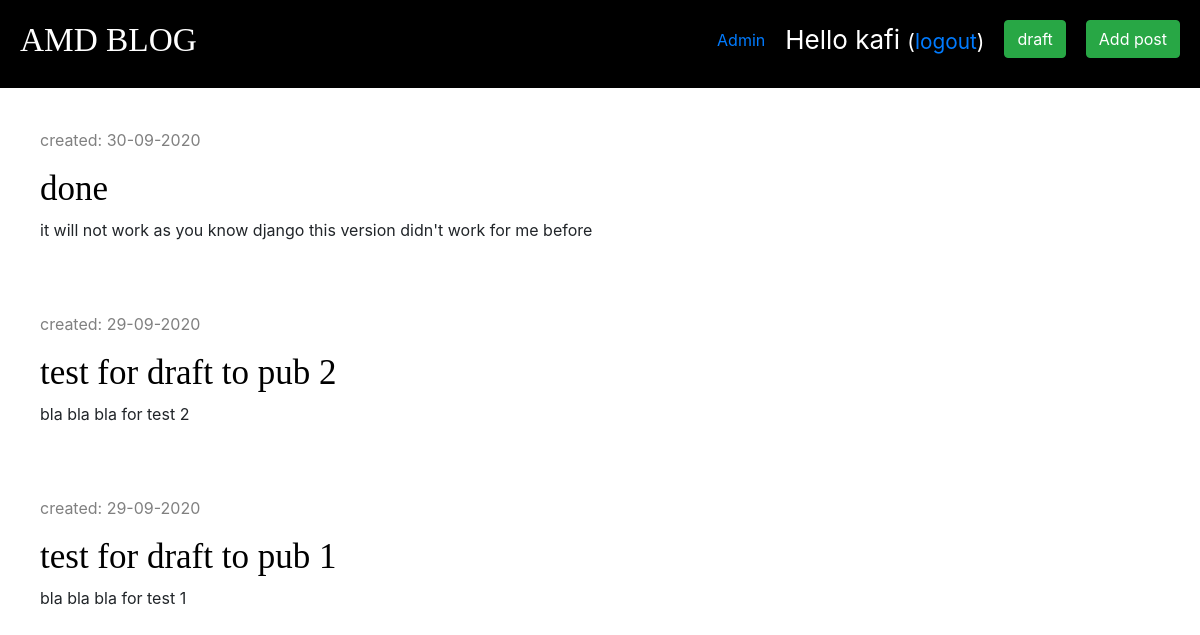
The page /drafts/ (signed in) on the database its author committed.
### blog/models.py (models this page shows, shortened)
class Post(models.Model):
    author = models.ForeignKey('auth.User', on_delete=models.CASCADE)
    title = models.CharField(max_length=200)
    text = models.TextField()
    created_date = models.DateTimeField(default=timezone.now)
    published_date = models.DateTimeField(blank=True, null=True)

### blog/views.py (the view)
# urls.py: path('drafts/', views.post_draft_list, name='post_draft_list'),
@login_required
def post_draft_list(request):
    posts = Post.objects.filter(published_date__isnull=True).order_by('-created_date')
    stuff_for_frontend = {'posts': posts}
    return render(request, 'blog/post_draft_list.html', stuff_for_frontend)

### blog/templates/blog/post_draft_list.html (shortened to what this page needs)
{% extends 'blog/base.html' %}
{% block content %}
    {% for post in posts %}
		<div class="post">
			<p class="date">created: {{ post.created_date|date:'d-m-Y' }}</p>
			<h1><a href="{% url 'post_detail' pk=post.pk %}">{{ post.title }}</a></h1>
			<p>{{ post.text|truncatechars:200 }}</p>
		</div>
	{% endfor %}
{% endblock content %}

### blog/templates/blog/base.html (shortened to what this page needs)
{% load staticfiles %}
<html lang="en">
<head>
    <link rel="stylesheet" href="https://stackpath.bootstrapcdn.com/bootstrap/4.5.2/css/bootstrap.min.css">
    <link rel="stylesheet" href="{% static "css/blog.css" %}">
    <link rel="stylesheet" href="//use.fontawesome.com/releases/v5.0.7/css/all.css">
</head>
<body>
    <div class="page-header">
        {% if user.is_authenticated %}
        <div class="new-post-button">
            <a href="post/new"><button class="btn btn-success">Add post</button></a>
        </div>
        <div class="post-draft-button">
            <a href="drafts/"><button class="btn btn-success">draft</button></a>
        </div>
        <class class="top_menu">
            <p class="top_menu_name">Hello {{ user.username }} <small>(<a href="{% url 'logout' %}">logout</a>)</small></p>
        </class>
        {% if user.is_superuser %}
            <div class="admin">
                <a href="/admin">Admin</a>
            </div>
        {% endif %}
        {% else %}
            <div class="login-button">
                <a href="accounts/login"><button class="fas fa-sign-in-alt fa-2x"></button></a>
            </div>
        {% endif %}
        <h1><a href="/">AMD BLOG</a></h1>
    </div>
    <div class="content-container">
        <div class="row">
            <div class="col-md-7">
                {% block content %}
                {% endblock %}
            </div>
        </div>
    </div>
</body>
</html>

### blog/static/css/blog.css (style rules this page uses)
.page-header { background-color: black; margin-top: 0; padding: 20px 20px 20px 20px; }
.page-header h1 a { color: white; font-size: 25pt; text-decoration: none; }
.content-container { margin-left: 40px; margin-top: 40px; }
h1, h2, h3, h4 { font-family: 'Tinos', serif; font-size: 35px; }
.date { color: grey; }
.post { margin-bottom: 70px; }
.post h1 a { color: black; }
.post-draft-button { float: right; margin-right: 20px; }
.new-post-button, .login-button { float: right; }
.top_menu { float: right; color: white; margin-right: 20px; font-size: 26px; }
.admin { margin-right: 20px; margin-top: 8px; float: right; }

### rows shown on the page
Post: created_date "30-09-2020", title "done", text "it will not work as you know django this version didn't work for me before"
Post: created_date "29-09-2020", title "test for draft to pub 2", text "bla bla bla for test 2"
Post: created_date "29-09-2020", title "test for draft to pub 1", text "bla bla bla for test 1"

### other values the page prints
{{ user.username }} "kafi"
